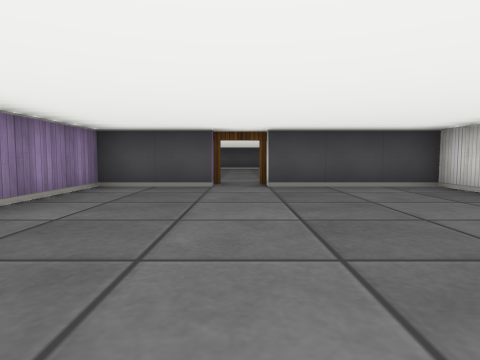
View 1 (above)

12 first-person views from a walk through a cub3D maze. The camera is about half as high as the walls, tilts 4° down and sees 75° across. The floor is counted in squares. Each view is taken from the middle of a square. On the plan, view 1 faces up. The plan holds only what a view shows up to about 9 squares ahead; the rest is blank.

View 2
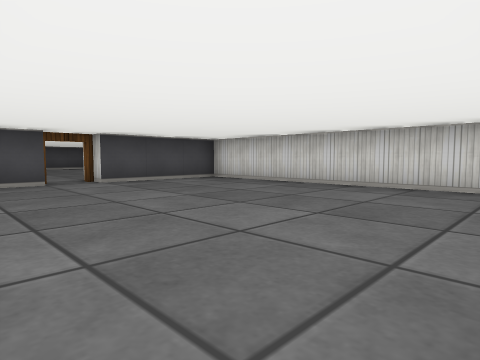

View 3
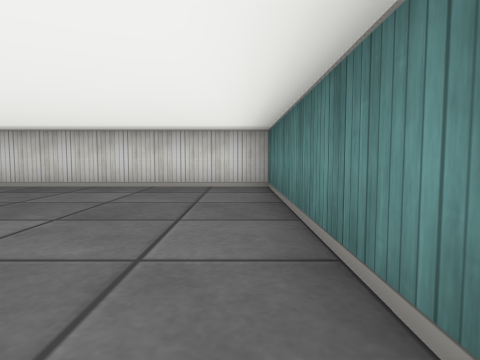

View 4
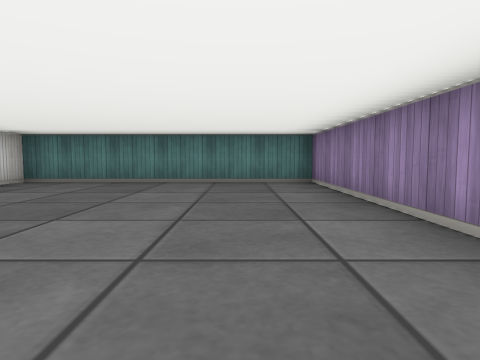

View 5
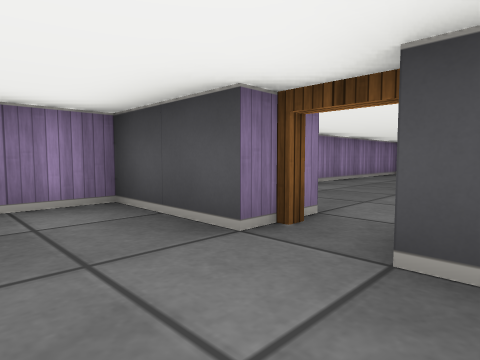

View 6
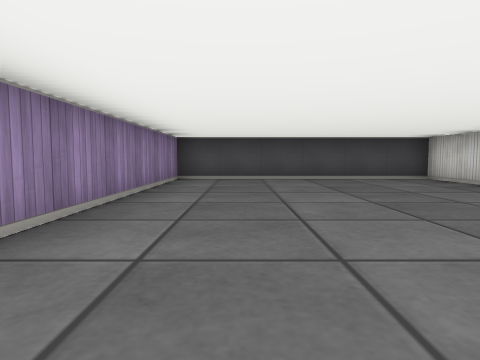

View 7
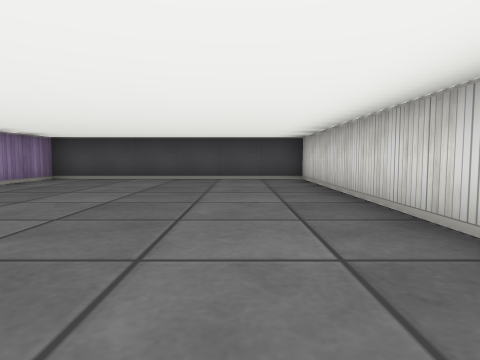

View 8
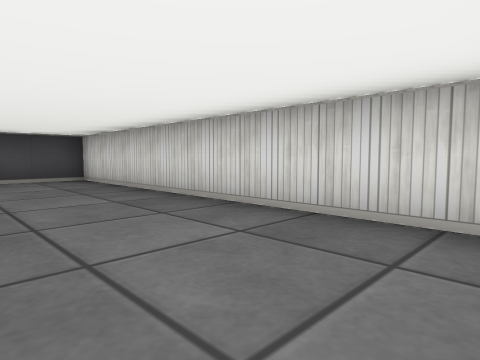

View 9
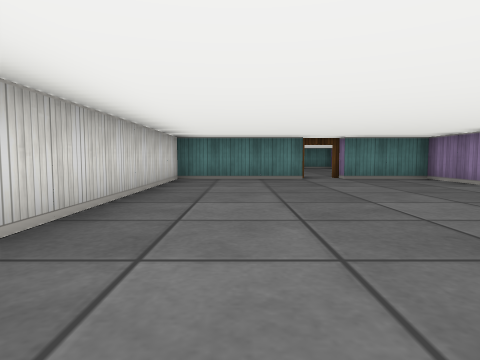

View 10
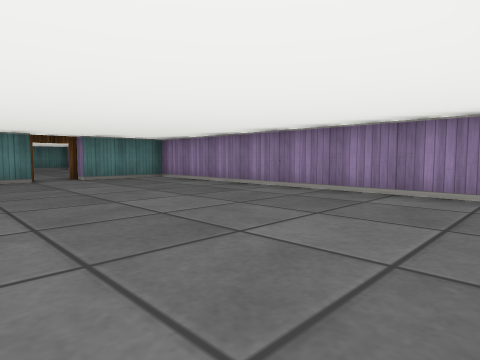

View 11
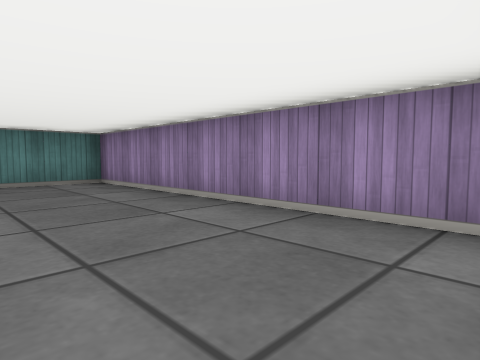

View 12
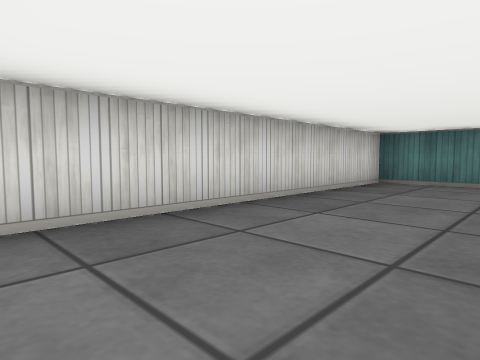

### Floor plan
Ten units are one square. View 1 is at (0, 0); x grows to the right and y downward. Boxes are objects, and circles mark ways between rooms. Rooms are numbered by the first view taken in them; rooms with no view inside come last. Other rooms are left out.
<svg viewBox="-30 -150 70 170">
<path fill="none" stroke="#000" d="M-5 -55 -25 -55 -25 15 35 15 35 -55 5 -55M5 -65 35 -65 35 -145 -25 -145 -25 -65 -5 -65"/>
<circle cx="0" cy="-60" r="3" fill="#2a7"/>
<text x="0" y="-20">1</text>
<text x="0" y="-110">2</text>
</svg>
Room 1 opens to room 2.

Where each view was taken, in squares from view 1:
view 1: 0 up, 0 right, facing up
view 2: 1 down, 2 left, facing up-right
view 3: 1 down, 2 left, facing right
view 4: 5 up, 1 left, facing down
view 5: 4 up, 1 right, facing up-left
view 6: 7 up, 1 left, facing up
view 7: 7 up, 2 right, facing up
view 8: 7 up, 1 right, facing up-right
view 9: 14 up, 2 right, facing down
view 10: 14 up, 2 right, facing down-left
view 11: 5 up, 0 right, facing down-left
view 12: 5 up, 1 right, facing down-right
